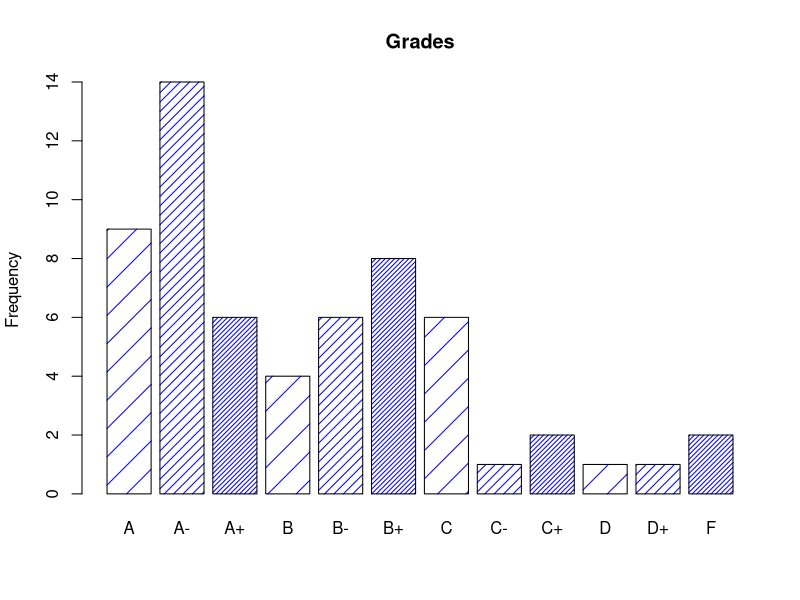
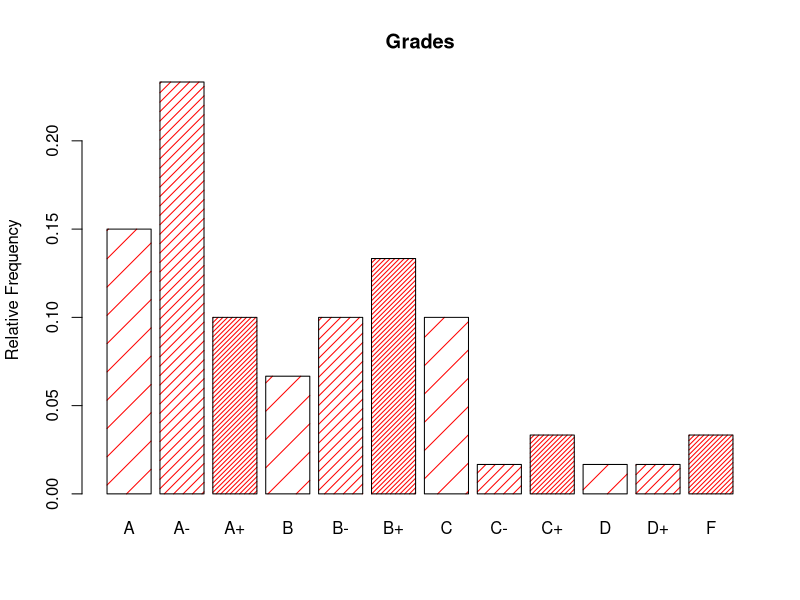
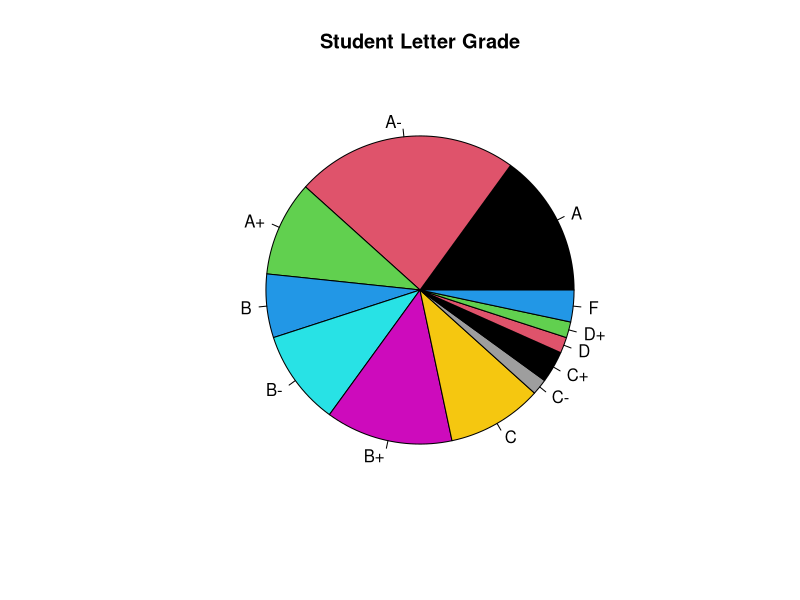
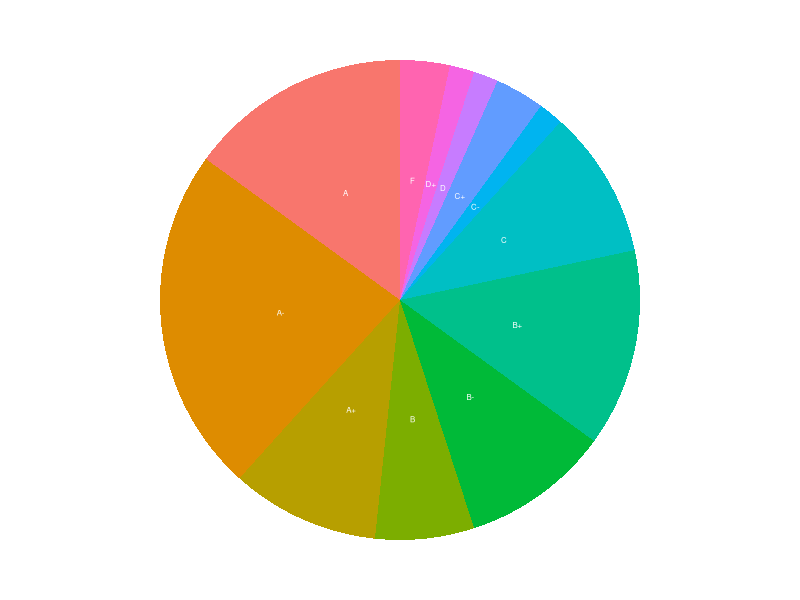
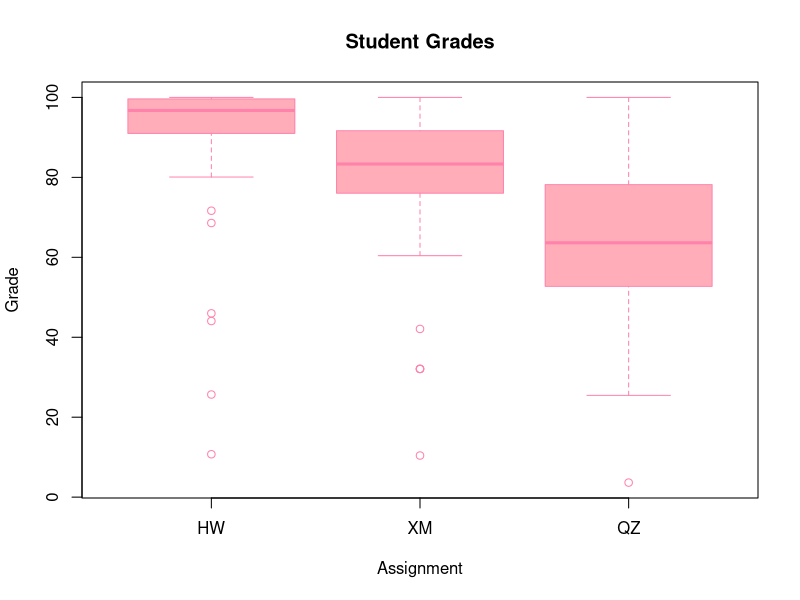
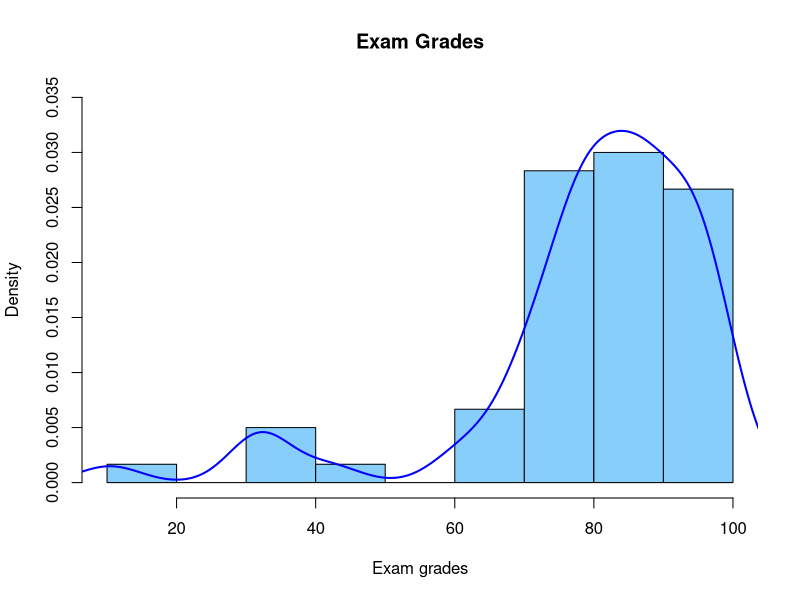
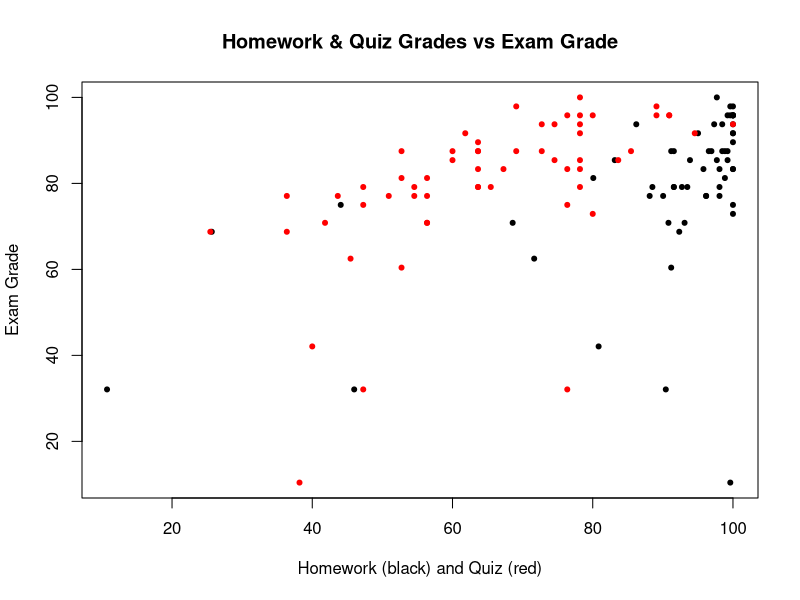
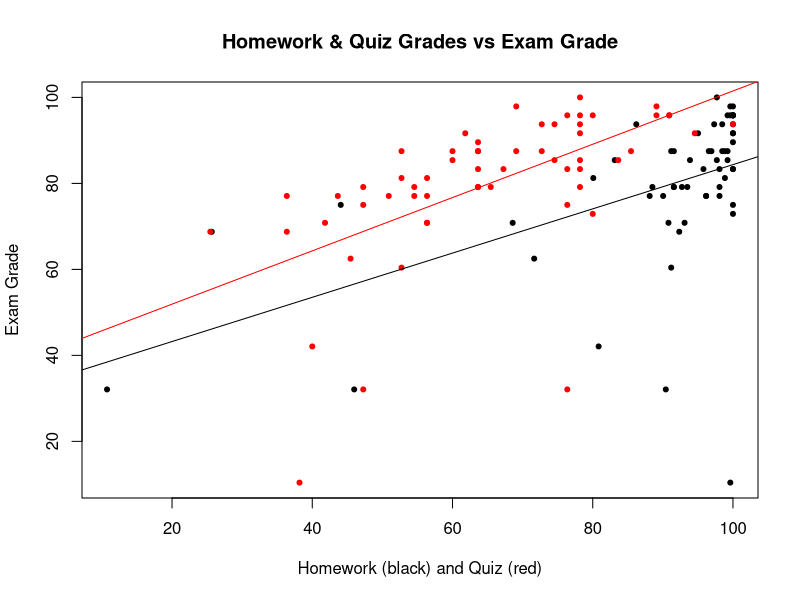

Reproduce these figures in R, in order.
## ---- chunk 1
library(ggplot2)
library(tidyverse)
## ---- chunk 2

categories = c("A+","A+","A+","A+","A+","A+","A","A","A","A","A","A","A","A","A","A-","A-","A-","A-","A-","A-","A-","A-","A-","A-","A-","A-","A-","A-","B+","B+","B+","B+","B+","B+","B+","B+","B","B","B","B","B-","B-","B-","B-","B-","B-","C+","C+","C","C","C","C","C","C","C-","D+","D","F","F")

counts = table(categories)
counts

## ---- chunk 3

texture = c(5, 15, 30, 5, 15, 30, 5, 15, 30, 5, 15, 30)

barplot(counts, main = "Grades", ylab="Frequency", density=texture, col="blue")

barplot(counts/length(categories), main = "Grades", ylab="Relative Frequency", density=texture, col="red")

## ---- chunk 4

pie(counts, col=c(1:12), main = "Student Letter Grade")

## ---- chunk 5

df = as.data.frame(counts)

ggplot(df, aes(x="", y=Freq, fill=categories)) + 
  geom_bar(width=1, stat="identity") + 
  coord_polar("y", start=0) +
      theme_void() + theme(legend.position="none") + 
      geom_text(aes(label=categories), position = position_stack(vjust = 0.5), color = "white", size=2)

## ---- chunk 6

Student = data.frame(
  id = c(1:60), 
  
  HW = c(96.93, 80.84, 99.62, 100, 90.8, 92.72, 80.08, 98.08, 96.55, 92.34, 44.06, 98.47, 95.79, 100,
         93.87, 91.19, 25.67, 71.65, 98.85, 100, 100, 100, 90.04, 91.57, 100, 96.17, 90.42, 91.57, 98.47,
         100, 100, 96.17, 68.58, 99.23, 100, 99.23, 97.7, 100, 95.02, 88.51, 98.85, 91.57, 83.14, 93.1,
         10.73, 100, 93.49, 86.21, 88.12, 99.62, 100, 100, 99.62, 45.98, 91.19, 97.32, 98.08, 98.08,
         99.23, 97.7), 
  
  XM = c(87.5, 42.08, 97.91, 91.66, 70.83, 79.16, 81.25, 77.08, 87.5, 68.75, 75, 87.5, 83.33, 95.83,
         85.41, 60.41, 68.75, 62.5, 81.25, 83.33, 89.58, 95.83, 77.08, 79.16, 83.33, 77.08, 32.08, 79.16,
         93.75, 97.91, 91.66, 77.08, 70.83, 87.5, 72.91, 85.41, 85.41, 75, 91.66, 79.16, 87.5, 87.5,
         85.41, 70.83, 32.08, 95.83, 79.16, 93.75, 77.08, 10.41, 93.75, 95.83, 95.83, 32.08, 87.5, 93.75,
         79.16, 83.33, 95.83, 100), 
  
  QZ = c(72.73, 40, 89.09, 78.18, 56.37, 63.64, 56.37, 56.37, 69.09, 36.37, 47.27, 63.64, 76.37, 90.91,
         60, 52.73, 25.46, 45.46, 52.73, 78.18, 63.64, 90.91, 43.64, 78.18, 67.27, 54.55, 47.27, 47.27,
         74.55, 69.09, 94.55, 36.37, 56.37, 60, 80, 83.64, 78.18, 76.37, 61.82, 65.46, 85.46, 63.64,
         74.55, 41.82, 3.64, 78.18, 63.64, 72.73, 50.91, 38.18, 100, 89.09, 80, 76.37, 52.73, 78.18,
         54.55, 63.64, 76.37, 78.18) )

## ---- chunk 7

summary(Student[,2:4])

## ---- chunk 8

boxplot(Student[,2:4], main="Student Grades", xlab="Assignment", ylab="Grade", border="palevioletred1", col="lightpink1")

## ---- chunk 9

hist(Student$XM, 
 col="lightskyblue", 
 border="black",
 prob = TRUE, 
 xlab = "Exam grades",
 ylim = c(0, 0.035),
 main = "Exam Grades")
 lines(density(Student$XM), # this adds density line
 lwd = 2, # thickness of line
 col = "blue")

## ---- chunk 10

round(cor(Student[,2:4]), 2)

## ---- chunk 11

plot(Student$HW, Student$XM, pch=20, main = "Homework & Quiz Grades vs Exam Grade", xlab = "Homework (black) and Quiz (red)", ylab = "Exam Grade")
points(Student$QZ, Student$XM, pch=20, col= "red")

## ---- chunk 12

plot(Student$HW, Student$XM, pch=20, main = "Homework & Quiz Grades vs Exam Grade", xlab = "Homework (black) and Quiz (red)", ylab = "Exam Grade")
points(Student$QZ, Student$XM, pch=20, col= "red")

abline(lm(Student$XM ~ Student$HW)) # lm() is the code for OLS least Square Line
abline(lm(Student$XM ~ Student$QZ), col="red")

## ---- chunk 13
s=summary(lm(Student$XM ~ Student$HW))
## ---- chunk 14
s=summary(lm(Student$XM ~ Student$QZ))
